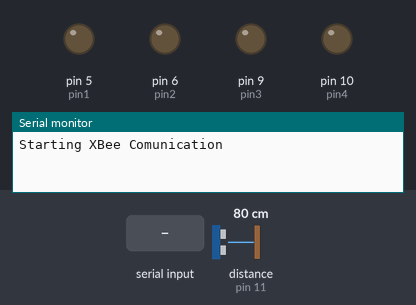
Recording of a sketch running on a simulated Arduino Uno, built with avr-gcc and run on an emulated ATmega328P. On the bench: output pins drawn as LEDs (lit = HIGH), the last lines printed to the serial monitor. Inputs (shaded band) come from the test bench; at power-on: distance to the obstacle (sensor on pin 11) 80 cm. The echo pulse lasts 58.3 µs per cm.

Above: at 1.2 s.
1.3 s: "f" received over the second serial link
At 1.6 s:
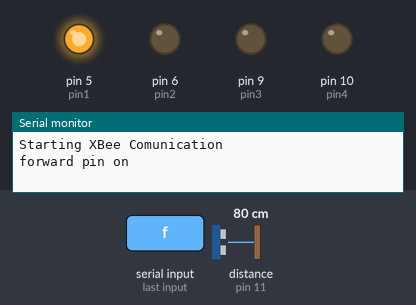
2.8 s: "l" received over the second serial link
At 3.8 s:
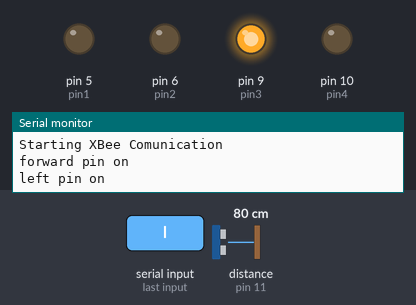
4.3 s: "r" received over the second serial link
At 4.8 s:
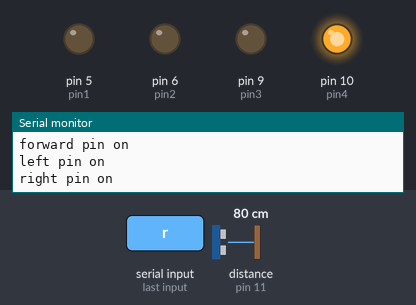
5.8 s: distance to the obstacle (sensor on pin 11) set to 52 cm
7.3 s: distance to the obstacle (sensor on pin 11) set to 46 cm
At 8.1 s:
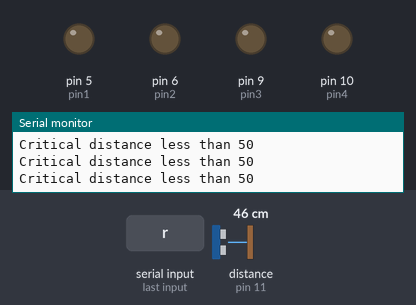
Timing chart, 0 to 10.2 s (numbered marks = the images above; inputs shaded):
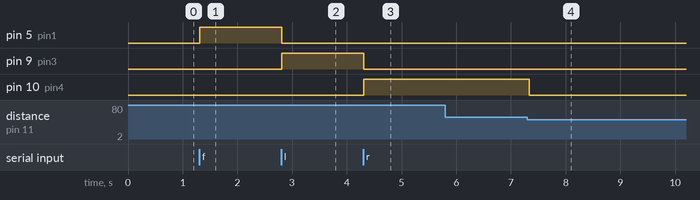

The sketch:

code.ino
```cpp
#include <SoftwareSerial.h>
#include <stdio.h>
#include <NewPing.h>

SoftwareSerial xbee(2, 3);

#define echoPin 11 // attach pin D2 Arduino to pin Echo of HC-SR04
#define trigPin 12 // attach pin D3 Arduino to pin Trig of HC-SR04
NewPing sonar(trigPin, echoPin);
int distance;
int voteBack;
char c1,c2;
int pin1 = 5;
int pin2 = 6;
int pin3 = 9;
int pin4 = 10;

int val1 = 0;
int val2 = 0;
int val3 = 0;
int val4 = 0;

int valup = 0;
int speed = 0;
char tmp;
void setup()
{
    long duration; // variable for the duration of sound wave travel
    int distance;  // variable for the distance measurement

    pinMode(trigPin, OUTPUT); // Sets the trigPin as an OUTPUT
    pinMode(echoPin, INPUT);  // Sets the echoPin as an INPUT

    xbee.begin(9600);
    Serial.begin(9600);
    Serial.println("Starting XBee Comunication");
    pinMode(5, OUTPUT);
    pinMode(6, OUTPUT);
    pinMode(9, OUTPUT);
    pinMode(10, OUTPUT);
    speed = 200;
}
void loop()
{
    delay(40);
    distance = sonar.ping_cm();

    if (distance>10 && distance < 50)
    {
        Serial.println("Critical distance less than 50");
        analogWrite(pin1, 0);
        analogWrite(pin2, 0);
        analogWrite(pin3, 0);
        analogWrite(pin4, 0);
        control();
    }
    else
    {
        control();
    }
}

void control()
{
    if (xbee.available())
    {
        tmp = xbee.read();

        if (tmp == 'f')
        {
          voteBack=0;
//          if(voteBack>0){
//            voteBack--;
//          }
//          else{
//
//          }

            Serial.println("forward pin on");
            digitalWrite(pin1, HIGH); // Forward high
            digitalWrite(pin2, LOW);
            digitalWrite(pin3, LOW);
            digitalWrite(pin4, LOW);
        }

//         else if (tmp == 's')
//        {
//             Serial.println("Stopping");
//             analogWrite(pin1, 0);
//             analogWrite(pin2, 0);
//             analogWrite(pin3, 0);
//             analogWrite(pin4, 0);
//
//
//         }
        else if (tmp == 'l')
        {
          voteBack=0;
//          if(voteBack>0){
//            voteBack--;
//          }
//          else{
//
//          }
            Serial.println("left pin on");
            digitalWrite(pin3, HIGH); // left
            digitalWrite(pin2, LOW);
            digitalWrite(pin1, LOW);
            digitalWrite(pin4, LOW);
        }

        else if (tmp == 'r')
        {
          voteBack=0;
//          if(voteBack>0){
//            voteBack--;
//
//          }
//          else{
//
//          }
            Serial.println("right pin on");
            digitalWrite(pin4, HIGH); // right
            digitalWrite(pin2, LOW);
            digitalWrite(pin3, LOW);
            digitalWrite(pin1, LOW);
        }

        else if (tmp == 'b')
        {
          voteBack++;
//             c1 = xbee.read();
//             c2 = xbee.read();

//
//            Serial.println(c1);
//            Serial.println(c2);
//
//            if (tmp == c1)
//                if (c1 == c2)
//                {
//                    digitalWrite(pin4, LOW);
//                    digitalWrite(pin3, LOW);
//                    digitalWrite(pin1, LOW);
//                    digitalWrite(pin2, HIGH); // backward on
//                }
//                else
//                {
//                    analogWrite(pin1, 0);
//                    analogWrite(pin2, 0);
//                    analogWrite(pin3, 0);
//                    analogWrite(pin4, 0);
//                }
//
//            else {
//
//                    analogWrite(pin1, 0);
//                    analogWrite(pin2, 0);
//                    analogWrite(pin3, 0);
//                    analogWrite(pin4, 0);
//
//            }

//             voteBack++;

             if (voteBack > 9)
             {
                 Serial.println("backward pin on");
                 digitalWrite(pin2, HIGH);
                 digitalWrite(pin4, LOW);
                 digitalWrite(pin3, LOW);
                 digitalWrite(pin1, LOW);
                 //voteBack = 0;
             }
             else
             {
                 analogWrite(pin1, 0);
                 analogWrite(pin2, 0);
                 analogWrite(pin3, 0);
                 analogWrite(pin4, 0);
             }
        }
    }
//    delay(50);
}
```

Measured:
- the behaviour switches between 49 and 48 cm on distance to the obstacle (sensor on pin 11) (found by bisection; images 3 and 4)
- after the input at 1.3 s, pin 5 (pin1): LOW → HIGH at once
- after the input at 2.8 s, pin 5 (pin1): HIGH → LOW at once; pin 9 (pin3): LOW → HIGH at once
- after the input at 4.3 s, pin 9 (pin3): HIGH → LOW at once; pin 10 (pin4): LOW → HIGH at once
- after the input at 5.8 s, every drawn part: stays the same
- after the input at 7.3 s, pin 10 (pin4): HIGH → LOW at once
